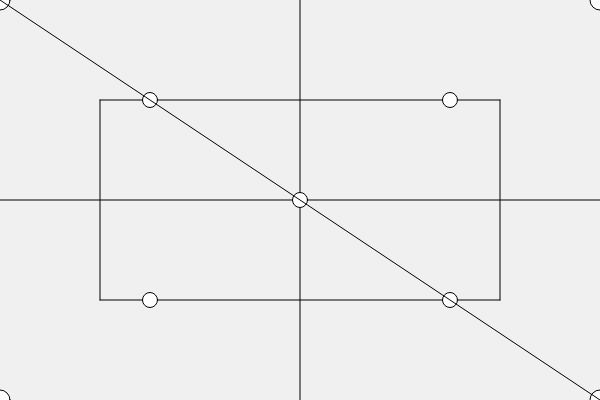
Frame 1 (no input)
Frame 60 (no input): identical to frame 1, image omitted
Frame 120 (the mouse pressed at the canvas centre since frame 60): identical to frame 1, image omitted

The p5.js sketch that drew this single still picture (run headless with seeded random() and noise() and a simulated clock; from frame 60 on, the mouse is pressed at the canvas centre):

// p5.js sketch
// ── sketch.js
function setup(){
  createCanvas(600, 400);
}

function draw(){
  background(240);
  line(width/2, 0, width/2, height);
  line(0, height/2, width, height/2);

  circle(width/2, height/2, 15);
  circle(0, 0, 20);
  circle(width, 0, 20);
  circle(0, height, 20);
  circle(width, height, 20);

  line(100, 100, 500, 100);
  line(100, 100, 100, 300);
  line(100, 300, 500, 300);
  line(500, 300, 500, 100);

  circle(width/4,height/4,15);
  circle(3*width/4,height/4,15);
  circle(width/4,3*height/4,15);
  circle(3*width/4,3*height/4,15);

  line(0,0,width,height);




}
